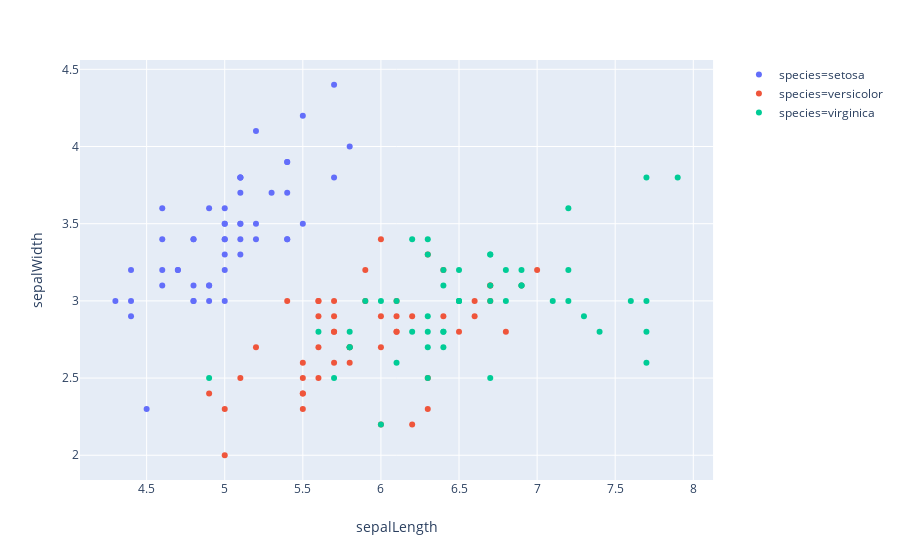

Notebook source saved alongside this figure:
### Code cell
sepal = px.scatter(iris, x='sepalLength', y='sepalWidth', color='species')
sepal

### Figure 1 — Plotly figure (JSON) as saved in the notebook; plotly's stock layout.template omitted (floating-point values rounded to 4 significant figures)
{"data": [{"hoverlabel": {"namelength": 0}, "hovertemplate": "species=setosa<br>sepalLength=%{x}<br>sepalWidth=%{y}", "legendgroup": "species=setosa", "marker": {"color": "#636efa", "symbol": "circle"}, "mode": "markers", "name": "species=setosa", "showlegend": true, "type": "scatter", "x": [5.1, 4.9, 4.7, 4.6, 5, 5.4, 4.6, 5, 4.4, 4.9, 5.4, 4.8, 4.8, 4.3, 5.8, 5.7, 5.4, 5.1, 5.7, 5.1, 5.4, 5.1, 4.6, 5.1, 4.8, 5, 5, 5.2, 5.2, 4.7, 4.8, 5.4, 5.2, 5.5, 4.9, 5, 5.5, 4.9, 4.4, 5.1, 5, 4.5, 4.4, 5, 5.1, 4.8, 5.1, 4.6, 5.3, 5], "xaxis": "x", "y": [3.5, 3, 3.2, 3.1, 3.6, 3.9, 3.4, 3.4, 2.9, 3.1, 3.7, 3.4, 3, 3, 4, 4.4, 3.9, 3.5, 3.8, 3.8, 3.4, 3.7, 3.6, 3.3, 3.4, 3, 3.4, 3.5, 3.4, 3.2, 3.1, 3.4, 4.1, 4.2, 3.1, 3.2, 3.5, 3.6, 3, 3.4, 3.5, 2.3, 3.2, 3.5, 3.8, 3, 3.8, 3.2, 3.7, 3.3], "yaxis": "y"}, {"hoverlabel": {"namelength": 0}, "hovertemplate": "species=versicolor<br>sepalLength=%{x}<br>sepalWidth=%{y}", "legendgroup": "species=versicolor", "marker": {"color": "#EF553B", "symbol": "circle"}, "mode": "markers", "name": "species=versicolor", "showlegend": true, "type": "scatter", "x": [7, 6.4, 6.9, 5.5, 6.5, 5.7, 6.3, 4.9, 6.6, 5.2, 5, 5.9, 6, 6.1, 5.6, 6.7, 5.6, 5.8, 6.2, 5.6, 5.9, 6.1, 6.3, 6.1, 6.4, 6.6, 6.8, 6.7, 6, 5.7, 5.5, 5.5, 5.8, 6, 5.4, 6, 6.7, 6.3, 5.6, 5.5, 5.5, 6.1, 5.8, 5, 5.6, 5.7, 5.7, 6.2, 5.1, 5.7], "xaxis": "x", "y": [3.2, 3.2, 3.1, 2.3, 2.8, 2.8, 3.3, 2.4, 2.9, 2.7, 2, 3, 2.2, 2.9, 2.9, 3.1, 3, 2.7, 2.2, 2.5, 3.2, 2.8, 2.5, 2.8, 2.9, 3, 2.8, 3, 2.9, 2.6, 2.4, 2.4, 2.7, 2.7, 3, 3.4, 3.1, 2.3, 3, 2.5, 2.6, 3, 2.6, 2.3, 2.7, 3, 2.9, 2.9, 2.5, 2.8], "yaxis": "y"}, {"hoverlabel": {"namelength": 0}, "hovertemplate": "species=virginica<br>sepalLength=%{x}<br>sepalWidth=%{y}", "legendgroup": "species=virginica", "marker": {"color": "#00cc96", "symbol": "circle"}, "mode": "markers", "name": "species=virginica", "showlegend": true, "type": "scatter", "x": [6.3, 5.8, 7.1, 6.3, 6.5, 7.6, 4.9, 7.3, 6.7, 7.2, 6.5, 6.4, 6.8, 5.7, 5.8, 6.4, 6.5, 7.7, 7.7, 6, 6.9, 5.6, 7.7, 6.3, 6.7, 7.2, 6.2, 6.1, 6.4, 7.2, 7.4, 7.9, 6.4, 6.3, 6.1, 7.7, 6.3, 6.4, 6, 6.9, 6.7, 6.9, 5.8, 6.8, 6.7, 6.7, 6.3, 6.5, 6.2, 5.9], "xaxis": "x", "y": [3.3, 2.7, 3, 2.9, 3, 3, 2.5, 2.9, 2.5, 3.6, 3.2, 2.7, 3, 2.5, 2.8, 3.2, 3, 3.8, 2.6, 2.2, 3.2, 2.8, 2.8, 2.7, 3.3, 3.2, 2.8, 3, 2.8, 3, 2.8, 3.8, 2.8, 2.8, 2.6, 3, 3.4, 3.1, 3, 3.1, 3.1, 3.1, 2.7, 3.2, 3.3, 3, 2.5, 3, 3.4, 3], "yaxis": "y"}], "layout": {"autosize": true, "legend": {"tracegroupgap": 0}, "margin": {"t": 60}, "xaxis": {"anchor": "y", "autorange": true, "domain": [0, 0.98], "range": [4.083, 8.117], "title": {"text": "sepalLength"}, "type": "linear"}, "yaxis": {"anchor": "x", "autorange": true, "domain": [0, 1], "range": [1.842, 4.558], "title": {"text": "sepalWidth"}, "type": "linear"}}}
